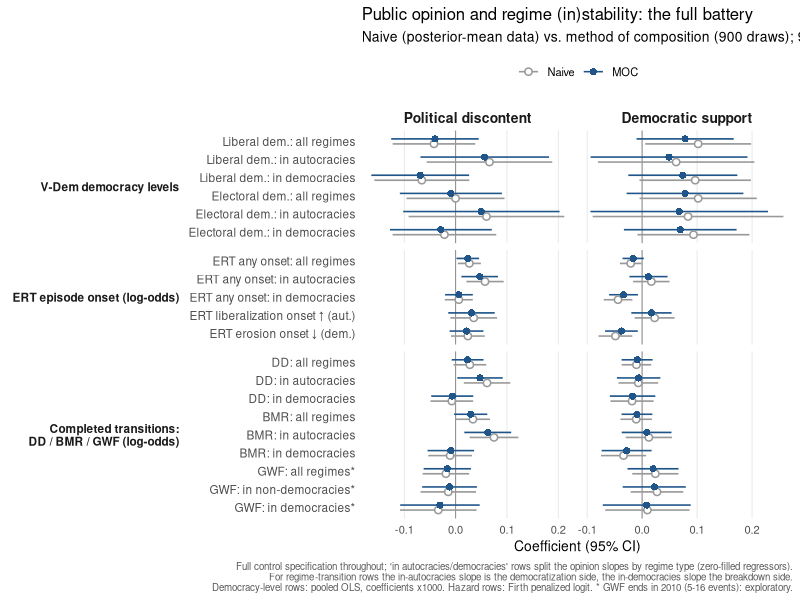
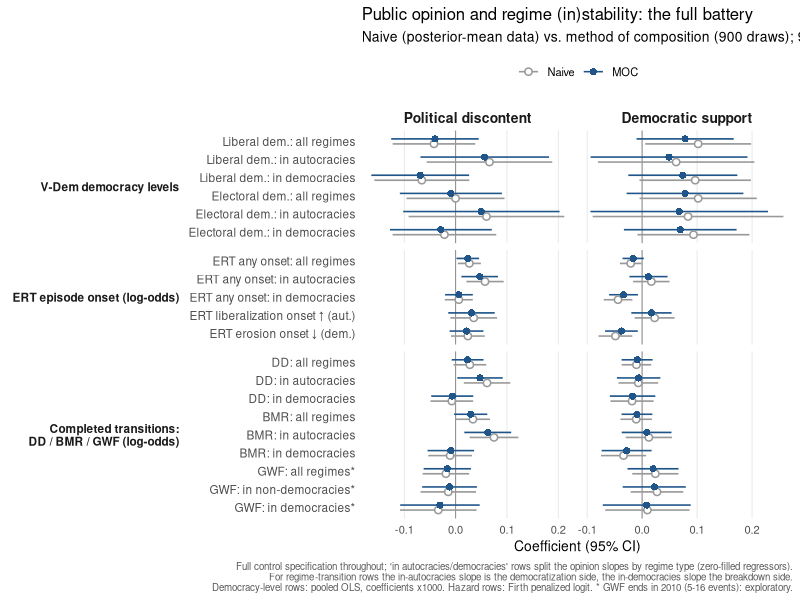

Write R code to recreate these figures, in order.
# ============================================================================
# final_03_fig_battery.R -- "the battery at a glance": coefficient (forest) plot of
# the curated focal cells, naive vs MOC, discontent vs support panels.
# Reads output/results_main_combined.csv (sec. 9); no re-estimation.
# Output: output/fig_battery.png / .pdf
# ============================================================================
library(dplyr); library(ggplot2); library(here)

m <- read.csv(here("output", "results_main_combined.csv"), check.names = FALSE)

# naive se recovered by inverting the normal p-value (p was computed as
# 2*(1-pnorm(|b/se|)); guard the rounded-to-zero case)
m <- m %>% mutate(
  z_naive  = qnorm(1 - pmin(pmax(naive_p, 1e-4), .9999) / 2),
  naive_se = abs(naive_est) / pmax(z_naive, 1e-6)
)

# match on ASCII-normalized names so the direction arrows in the csv model
# names never break lookups under a non-UTF-8 locale
norm <- function(x) gsub(" +", " ", gsub("[^ -~]", "", x))
pick <- function(model_str, term_str, label, track, side, scale = 1) {
  r <- m %>% filter(norm(model) == norm(model_str), term == term_str)
  stopifnot(nrow(r) == 1)
  tibble(
    label = label, track = track, side = side,
    naive_b = r$naive_est * scale, naive_se = r$naive_se * scale,
    moc_b = r$moc_est * scale, moc_se = r$moc_se * scale
  )
}

d <- bind_rows(
  # ---- track 1: democracy levels (pooled OLS, regime-split slopes; x1000) ---
  # (system GMM regime split fails its own diagnostics -> appendix table only)
  pick("Liberal Democracy (all regimes) [pooled OLS]",          "disc_trim",     "Liberal dem.: all regimes",      "V-Dem democracy levels", "disc", 1000),
  pick("Liberal Democracy (regime split) [pooled OLS]",   "disc_aut_trim", "Liberal dem.: in autocracies",   "V-Dem democracy levels", "disc", 1000),
  pick("Liberal Democracy (regime split) [pooled OLS]",   "disc_dem_trim", "Liberal dem.: in democracies",   "V-Dem democracy levels", "disc", 1000),
  pick("Electoral Democracy (all regimes) [pooled OLS]",        "disc_trim",     "Electoral dem.: all regimes",    "V-Dem democracy levels", "disc", 1000),
  pick("Electoral Democracy (regime split) [pooled OLS]", "disc_aut_trim", "Electoral dem.: in autocracies", "V-Dem democracy levels", "disc", 1000),
  pick("Electoral Democracy (regime split) [pooled OLS]", "disc_dem_trim", "Electoral dem.: in democracies", "V-Dem democracy levels", "disc", 1000),
  pick("Liberal Democracy (all regimes) [pooled OLS]",          "supp_trim",     "Liberal dem.: all regimes",      "V-Dem democracy levels", "supp", 1000),
  pick("Liberal Democracy (regime split) [pooled OLS]",   "supp_aut_trim", "Liberal dem.: in autocracies",   "V-Dem democracy levels", "supp", 1000),
  pick("Liberal Democracy (regime split) [pooled OLS]",   "supp_dem_trim", "Liberal dem.: in democracies",   "V-Dem democracy levels", "supp", 1000),
  pick("Electoral Democracy (all regimes) [pooled OLS]",        "supp_trim",     "Electoral dem.: all regimes",    "V-Dem democracy levels", "supp", 1000),
  pick("Electoral Democracy (regime split) [pooled OLS]", "supp_aut_trim", "Electoral dem.: in autocracies", "V-Dem democracy levels", "supp", 1000),
  pick("Electoral Democracy (regime split) [pooled OLS]", "supp_dem_trim", "Electoral dem.: in democracies", "V-Dem democracy levels", "supp", 1000),

  # ---- track 2: episode onset (log-odds; Firth) -----------------------------
  pick("any onset (all) [firth]",       "disc_trim_lag1",     "ERT any onset: all regimes",    "ERT episode onset (log-odds)", "disc"),
  pick("any onset (regime split) [firth]", "disc_aut_trim_lag1", "ERT any onset: in autocracies", "ERT episode onset (log-odds)", "disc"),
  pick("any onset (regime split) [firth]", "disc_dem_trim_lag1", "ERT any onset: in democracies", "ERT episode onset (log-odds)", "disc"),
  pick("liberalization onset (up) (autocracies subsample) [firth]", "disc_trim_lag1", "ERT liberalization onset \u2191 (aut.)", "ERT episode onset (log-odds)", "disc"),
  pick("erosion onset (down) (democracies subsample) [firth]",        "disc_trim_lag1", "ERT erosion onset \u2193 (dem.)",        "ERT episode onset (log-odds)", "disc"),
  pick("any onset (all) [firth]",       "supp_trim_lag1",     "ERT any onset: all regimes",    "ERT episode onset (log-odds)", "supp"),
  pick("any onset (regime split) [firth]", "supp_aut_trim_lag1", "ERT any onset: in autocracies", "ERT episode onset (log-odds)", "supp"),
  pick("any onset (regime split) [firth]", "supp_dem_trim_lag1", "ERT any onset: in democracies", "ERT episode onset (log-odds)", "supp"),
  pick("liberalization onset (up) (autocracies subsample) [firth]", "supp_trim_lag1", "ERT liberalization onset \u2191 (aut.)", "ERT episode onset (log-odds)", "supp"),
  pick("erosion onset (down) (democracies subsample) [firth]",        "supp_trim_lag1", "ERT erosion onset \u2193 (dem.)",        "ERT episode onset (log-odds)", "supp"),

  # ---- track 3: completed transitions (log-odds; Firth) ---------------------
  pick("DD regime transition (dem vs auto) (all) +ctrl [firth]",        "disc_trim",           "DD: all regimes",           "Completed transitions:\nDD / BMR / GWF (log-odds)", "disc"),
  pick("DD regime transition (dem vs auto) (regime split) +ctrl [firth]",  "disc_dd_aut_trim",  "DD: in autocracies",  "Completed transitions:\nDD / BMR / GWF (log-odds)", "disc"),
  pick("DD regime transition (dem vs auto) (regime split) +ctrl [firth]",  "disc_dd_dem_trim",  "DD: in democracies",        "Completed transitions:\nDD / BMR / GWF (log-odds)", "disc"),
  pick("BMR regime transition (dem vs auto) (all) +ctrl [firth]",       "disc_trim",           "BMR: all regimes",          "Completed transitions:\nDD / BMR / GWF (log-odds)", "disc"),
  pick("BMR regime transition (dem vs auto) (regime split) +ctrl [firth]", "disc_bmr_aut_trim", "BMR: in autocracies", "Completed transitions:\nDD / BMR / GWF (log-odds)", "disc"),
  pick("BMR regime transition (dem vs auto) (regime split) +ctrl [firth]", "disc_bmr_dem_trim", "BMR: in democracies",       "Completed transitions:\nDD / BMR / GWF (log-odds)", "disc"),
  pick("GWF regime transition (dem vs auto) (all) +ctrl [firth]",       "disc_trim",           "GWF: all regimes*",         "Completed transitions:\nDD / BMR / GWF (log-odds)", "disc"),
  pick("GWF regime transition (dem vs auto) (regime split) +ctrl [firth]", "disc_gwf_aut_trim", "GWF: in non-democracies*","Completed transitions:\nDD / BMR / GWF (log-odds)", "disc"),
  pick("GWF regime transition (dem vs auto) (regime split) +ctrl [firth]", "disc_gwf_dem_trim", "GWF: in democracies*",      "Completed transitions:\nDD / BMR / GWF (log-odds)", "disc"),
  pick("DD regime transition (dem vs auto) (all) +ctrl [firth]",        "supp_trim",           "DD: all regimes",           "Completed transitions:\nDD / BMR / GWF (log-odds)", "supp"),
  pick("DD regime transition (dem vs auto) (regime split) +ctrl [firth]",  "supp_dd_aut_trim",  "DD: in autocracies",  "Completed transitions:\nDD / BMR / GWF (log-odds)", "supp"),
  pick("DD regime transition (dem vs auto) (regime split) +ctrl [firth]",  "supp_dd_dem_trim",  "DD: in democracies",        "Completed transitions:\nDD / BMR / GWF (log-odds)", "supp"),
  pick("BMR regime transition (dem vs auto) (all) +ctrl [firth]",       "supp_trim",           "BMR: all regimes",          "Completed transitions:\nDD / BMR / GWF (log-odds)", "supp"),
  pick("BMR regime transition (dem vs auto) (regime split) +ctrl [firth]", "supp_bmr_aut_trim", "BMR: in autocracies", "Completed transitions:\nDD / BMR / GWF (log-odds)", "supp"),
  pick("BMR regime transition (dem vs auto) (regime split) +ctrl [firth]", "supp_bmr_dem_trim", "BMR: in democracies",       "Completed transitions:\nDD / BMR / GWF (log-odds)", "supp"),
  pick("GWF regime transition (dem vs auto) (all) +ctrl [firth]",       "supp_trim",           "GWF: all regimes*",         "Completed transitions:\nDD / BMR / GWF (log-odds)", "supp"),
  pick("GWF regime transition (dem vs auto) (regime split) +ctrl [firth]", "supp_gwf_aut_trim", "GWF: in non-democracies*","Completed transitions:\nDD / BMR / GWF (log-odds)", "supp"),
  pick("GWF regime transition (dem vs auto) (regime split) +ctrl [firth]", "supp_gwf_dem_trim", "GWF: in democracies*",      "Completed transitions:\nDD / BMR / GWF (log-odds)", "supp")
)

d_long <- bind_rows(
  d %>% transmute(label, track, side, est = "Naive", b = naive_b, se = naive_se),
  d %>% transmute(label, track, side, est = "MOC",   b = moc_b,   se = moc_se)
) %>%
  mutate(
    lo = b - 1.96 * se, hi = b + 1.96 * se,
    side  = factor(side, c("disc", "supp"), c("Political discontent", "Democratic support")),
    track = factor(track, c("V-Dem democracy levels", "ERT episode onset (log-odds)",
                            "Completed transitions:\nDD / BMR / GWF (log-odds)")),
    est = factor(est, c("Naive", "MOC")),
    label = factor(label, rev(unique(d$label)))
  )

p <- ggplot(d_long, aes(x = b, y = label, color = est, shape = est)) +
  geom_vline(xintercept = 0, linewidth = .35, color = "grey55") +
  geom_linerange(aes(xmin = lo, xmax = hi),
                 position = position_dodge(width = .55), linewidth = .55) +
  geom_point(position = position_dodge(width = .55), size = 1.9, stroke = .8,
             fill = "white") +
  facet_grid(track ~ side, scales = "free", space = "free_y", switch = "y") +
  scale_color_manual(values = c(Naive = "grey60", MOC = "#20558A")) +
  scale_shape_manual(values = c(Naive = 21, MOC = 16)) +
  labs(
    x = "Coefficient (95% CI)", y = NULL, color = NULL, shape = NULL,
    title = "Public opinion and regime (in)stability: the full battery",
    subtitle = "Naive (posterior-mean data) vs. method of composition (900 draws); 95% CIs",
    caption = paste("Full control specification throughout; 'in autocracies/democracies' rows split the opinion slopes by regime type (zero-filled",
                    "regressors).\nFor regime-transition rows the in-autocracies slope is the democratization side, the in-democracies slope the",
                    "breakdown side.\nDemocracy-level rows: pooled OLS, coefficients x1000. Hazard rows: Firth penalized logit.",
                    "* GWF ends in 2010 (5-16 events): exploratory.")
  ) +
  theme_minimal(base_size = 10) +
  theme(
    panel.grid.minor = element_blank(),
    panel.grid.major.y = element_blank(),
    panel.grid.major.x = element_line(linewidth = .25, color = "grey88"),
    strip.placement = "outside",
    strip.text.y.left = element_text(angle = 0, hjust = 1, face = "bold", size = 8.5),
    strip.text.x = element_text(face = "bold", size = 10),
    legend.position = "top",
    plot.caption = element_text(size = 7, color = "grey35"),
    axis.text.y = element_text(size = 8.5)
  )

ggsave(here("output", "fig_battery.png"), p, width = 9, height = 6.6, dpi = 300)
ggsave(here("output", "fig_battery.pdf"), p, width = 9, height = 6.6)
cat("written: output/fig_battery.png / .pdf\n")
